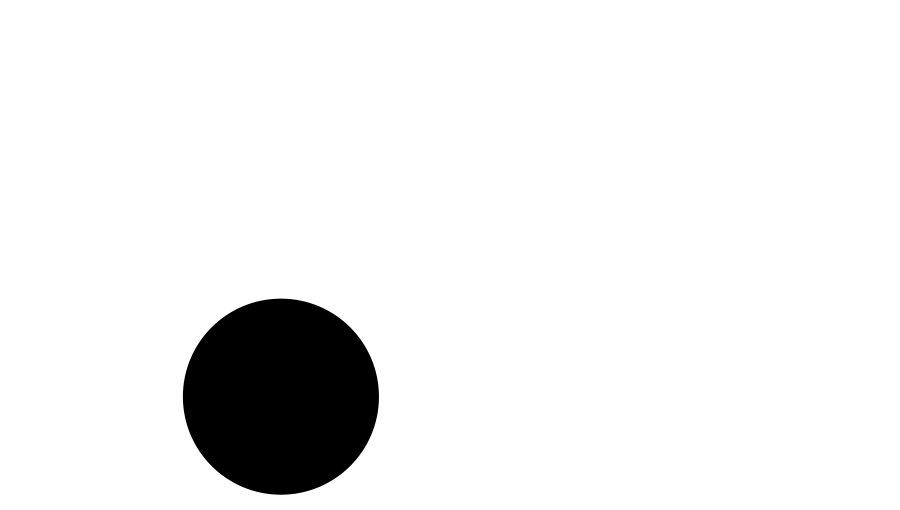
Frame 1 (no input)
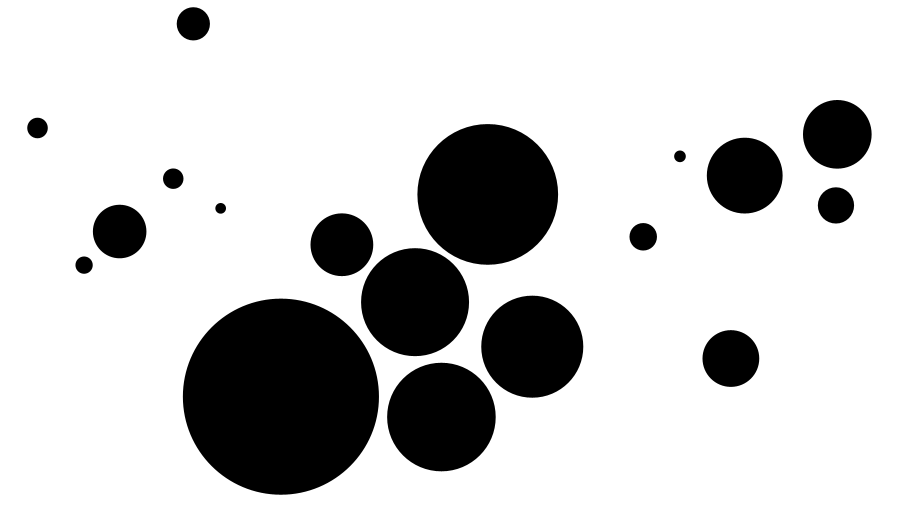
Frame 60 (the mouse pressed at the canvas centre just before this capture)
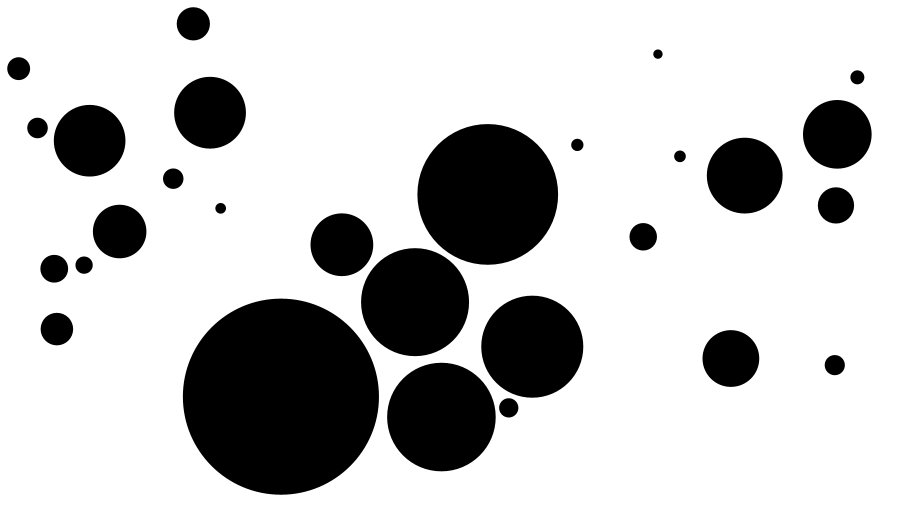
Frame 120 (the mouse held since frame 60 and released just before this capture)

The Processing sketch that drew these frames (run headless with seeded random() and noise(); from frame 60 on, the mouse is pressed at the canvas centre):

// Processing sketch: _07_circle_packing_failcounter
// ── _07_circle_packing_failcounter.pde
int minRadius = 3;
int maxRadius = 150;

Circle[] circles = new Circle[3000];
int count = 0;
int failcount = 0;

void setup() {
  size(900, 510);
  smooth();
  background(255);
}

void draw() {
  // Add a circle with a random size
  float radius = random(minRadius, maxRadius);
  Circle newguy = new Circle(radius);
  
  // If the circle overlaps any existing circle,
  // throw it away.
  boolean ok = true;
  for (int i=0; i<count; i++) {
    float d = dist(newguy.x, newguy.y, circles[i].x, circles[i].y);
    if (d < (newguy.radius + circles[i].radius)) {
      ok = false;
      failcount++;
      break; // stop looking once it fails
    }
  }
  
  if (ok) {
    newguy.display();
    circles[count] = newguy;
    count++;
    failcount = 0;
  }
  
  // if we keep failing make the maxRadius smaller
  if (failcount > 100 && maxRadius > minRadius) {
    maxRadius--;
    failcount = 0;
  }

  // if we have reached our limit of circles, stop looping
  if (count == circles.length) {
    noLoop();
  }
}

class Circle
{
  float x;
  float y;
  float radius;
  
  Circle(float aradius) {
    radius = aradius;
    x = random(radius, width-radius);
    y = random(radius, height-radius);
  }
  
  void display() {
    fill(0);
    noStroke();
    ellipse(x, y, radius * 2, radius * 2);
  }
}
